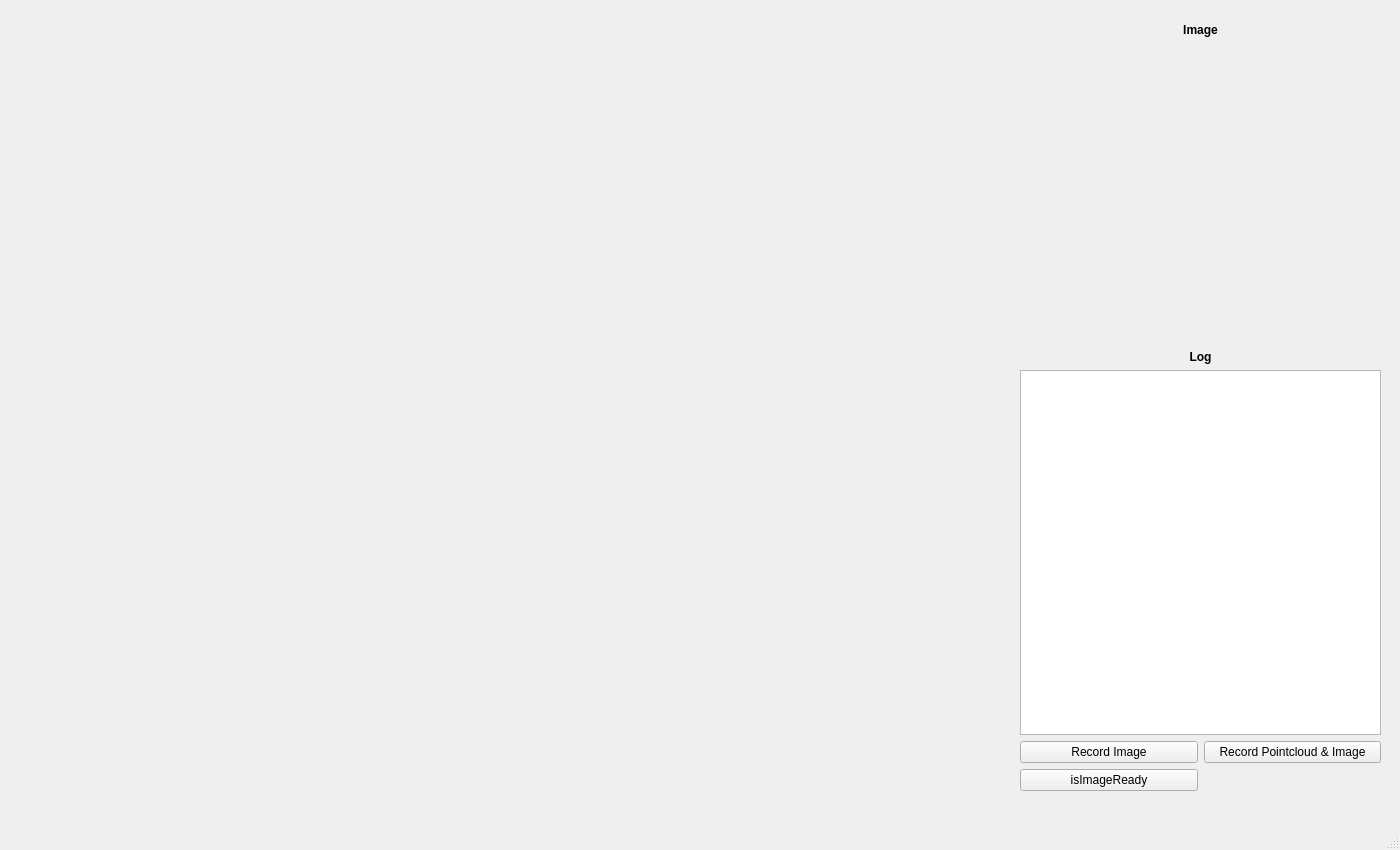
<?xml version="1.0" encoding="UTF-8"?>
<ui version="4.0">
 <class>MainWindow</class>
 <widget class="QMainWindow" name="MainWindow">
  <property name="windowModality">
   <enum>Qt::ApplicationModal</enum>
  </property>
  <property name="enabled">
   <bool>true</bool>
  </property>
  <property name="geometry">
   <rect>
    <x>0</x>
    <y>0</y>
    <width>1400</width>
    <height>850</height>
   </rect>
  </property>
  <property name="minimumSize">
   <size>
    <width>1400</width>
    <height>850</height>
   </size>
  </property>
  <property name="maximumSize">
   <size>
    <width>1400</width>
    <height>850</height>
   </size>
  </property>
  <property name="font">
   <font>
    <weight>50</weight>
    <italic>false</italic>
    <bold>false</bold>
   </font>
  </property>
  <property name="focusPolicy">
   <enum>Qt::StrongFocus</enum>
  </property>
  <property name="windowTitle">
   <string>Data Collection</string>
  </property>
  <property name="windowOpacity">
   <double>1.000000000000000</double>
  </property>
  <property name="layoutDirection">
   <enum>Qt::LeftToRight</enum>
  </property>
  <property name="styleSheet">
   <string notr="true"/>
  </property>
  <widget class="QWidget" name="centralwidget">
   <property name="minimumSize">
    <size>
     <width>1200</width>
     <height>800</height>
    </size>
   </property>
   <widget class="QWidget" name="verticalLayoutWidget_2">
    <property name="geometry">
     <rect>
      <x>1020</x>
      <y>350</y>
      <width>361</width>
      <height>441</height>
     </rect>
    </property>
    <layout class="QVBoxLayout" name="layout_log">
     <item>
      <widget class="QLabel" name="title_log">
       <property name="font">
        <font>
         <weight>75</weight>
         <italic>false</italic>
         <bold>true</bold>
        </font>
       </property>
       <property name="text">
        <string>Log</string>
       </property>
       <property name="alignment">
        <set>Qt::AlignCenter</set>
       </property>
      </widget>
     </item>
     <item>
      <widget class="QTextEdit" name="canvas_log">
       <property name="sizeIncrement">
        <size>
         <width>0</width>
         <height>0</height>
        </size>
       </property>
       <property name="font">
        <font>
         <family>Noto Sans Mono</family>
         <pointsize>12</pointsize>
         <weight>75</weight>
         <italic>false</italic>
         <bold>true</bold>
        </font>
       </property>
       <property name="html">
        <string>&lt;!DOCTYPE HTML PUBLIC &quot;-//W3C//DTD HTML 4.0//EN&quot; &quot;http://www.w3.org/TR/REC-html40/strict.dtd&quot;&gt;
&lt;html&gt;&lt;head&gt;&lt;meta name=&quot;qrichtext&quot; content=&quot;1&quot; /&gt;&lt;style type=&quot;text/css&quot;&gt;
p, li { white-space: pre-wrap; }
&lt;/style&gt;&lt;/head&gt;&lt;body style=&quot; font-family:'Noto Sans Mono'; font-size:12pt; font-weight:600; font-style:normal;&quot;&gt;
&lt;p style=&quot;-qt-paragraph-type:empty; margin-top:0px; margin-bottom:0px; margin-left:0px; margin-right:0px; -qt-block-indent:0; text-indent:0px; font-family:'Noto Sans Yi'; font-weight:400;&quot;&gt;&lt;br /&gt;&lt;/p&gt;&lt;/body&gt;&lt;/html&gt;</string>
       </property>
       <property name="textInteractionFlags">
        <set>Qt::TextSelectableByKeyboard|Qt::TextSelectableByMouse</set>
       </property>
      </widget>
     </item>
     <item>
      <layout class="QHBoxLayout" name="horizontalLayout1">
       <item>
        <widget class="QPushButton" name="btn_record_img">
         <property name="styleSheet">
          <string notr="true">QPushButton:hover { 
  background-color: rgbd(155,155,155,155);
}

QPushButton{
	selection-color: rgb(255, 255, 127);
	background-color: rgbd(255, 49, 8, 190);
	color: rgb(255, 255, 255);
	border-style: outset;       
	border-width: 1px;	
	border-color: beige;  
	border-radius: 5px; 
	selection-background-color: rgb(255, 170, 127);
	focus{background-color: red};
}

QPushButton:disabled { 
	background-color: rgbd(155,155,155,50);
}</string>
         </property>
         <property name="text">
          <string>Record Image</string>
         </property>
         <property name="checkable">
          <bool>false</bool>
         </property>
         <property name="checked">
          <bool>false</bool>
         </property>
         <property name="autoDefault">
          <bool>false</bool>
         </property>
        </widget>
       </item>
       <item>
        <widget class="QPushButton" name="btn_record_pc_img">
         <property name="styleSheet">
          <string notr="true">QPushButton:hover { 
  background-color: rgbd(155,155,155,155);
}

QPushButton{
	selection-color: rgb(255, 255, 127);
	background-color: rgbd(255, 49, 8, 190);
	color: rgb(255, 255, 255);
	border-style: outset;       
	border-width: 1px;	
	border-color: beige;  
	border-radius: 5px; 
	selection-background-color: rgb(255, 170, 127);
	focus{background-color: red};
}

QPushButton:disabled { 
	background-color: rgbd(155,155,155,50);
}</string>
         </property>
         <property name="text">
          <string>Record Pointcloud &amp;&amp; Image</string>
         </property>
         <property name="checkable">
          <bool>false</bool>
         </property>
         <property name="checked">
          <bool>false</bool>
         </property>
         <property name="autoDefault">
          <bool>false</bool>
         </property>
        </widget>
       </item>
      </layout>
     </item>
     <item>
      <layout class="QHBoxLayout" name="horizontalLayout2">
       <item>
        <widget class="QPushButton" name="btn_is_img_ready">
         <property name="enabled">
          <bool>true</bool>
         </property>
         <property name="styleSheet">
          <string notr="true">QPushButton:hover { 
  background-color: rgbd(155,155,155,155);
}

QPushButton{
	selection-color: rgb(255, 255, 127);
	background-color: rgbd(255, 49, 8, 190);
	color: rgb(255, 255, 255);
	border-style: outset;       
	border-width: 1px;	
	border-color: beige;  
	border-radius: 5px; 
	selection-background-color: rgb(255, 170, 127);
	focus{background-color: red};
}

QPushButton:disabled { 
	background-color: rgbd(155,155,155,50);
}</string>
         </property>
         <property name="text">
          <string>isImageReady</string>
         </property>
         <property name="checkable">
          <bool>false</bool>
         </property>
         <property name="checked">
          <bool>false</bool>
         </property>
         <property name="default">
          <bool>false</bool>
         </property>
        </widget>
       </item>
       <item>
        <widget class="QLabel" name="placeholder">
         <property name="text">
          <string/>
         </property>
        </widget>
       </item>
      </layout>
     </item>
    </layout>
   </widget>
   <widget class="QWidget" name="verticalLayoutWidget_3">
    <property name="geometry">
     <rect>
      <x>1020</x>
      <y>20</y>
      <width>361</width>
      <height>311</height>
     </rect>
    </property>
    <layout class="QVBoxLayout" name="layout_img">
     <item>
      <widget class="QLabel" name="title_img">
       <property name="maximumSize">
        <size>
         <width>16777215</width>
         <height>20</height>
        </size>
       </property>
       <property name="font">
        <font>
         <weight>75</weight>
         <italic>false</italic>
         <bold>true</bold>
        </font>
       </property>
       <property name="text">
        <string>Image</string>
       </property>
       <property name="alignment">
        <set>Qt::AlignCenter</set>
       </property>
      </widget>
     </item>
     <item>
      <widget class="QLabel" name="canvas_img">
       <property name="minimumSize">
        <size>
         <width>0</width>
         <height>90</height>
        </size>
       </property>
       <property name="text">
        <string/>
       </property>
      </widget>
     </item>
    </layout>
   </widget>
  </widget>
  <widget class="QStatusBar" name="statusbar">
   <property name="enabled">
    <bool>true</bool>
   </property>
  </widget>
 </widget>
 <resources/>
 <connections/>
</ui>
